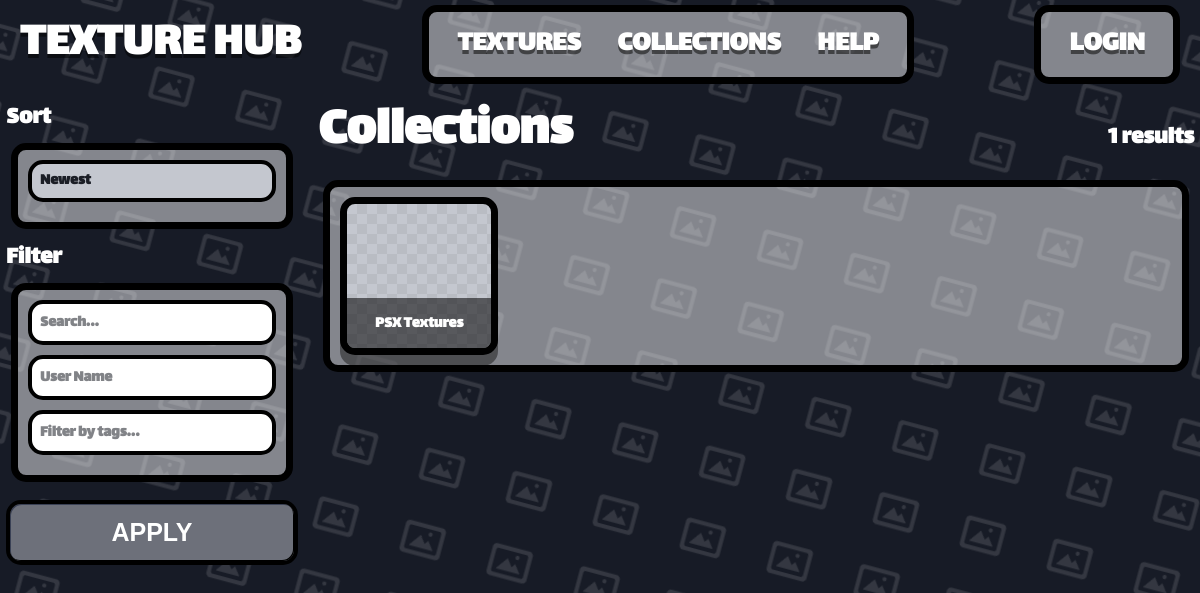
/1, run on an earlier commit of the app's database.
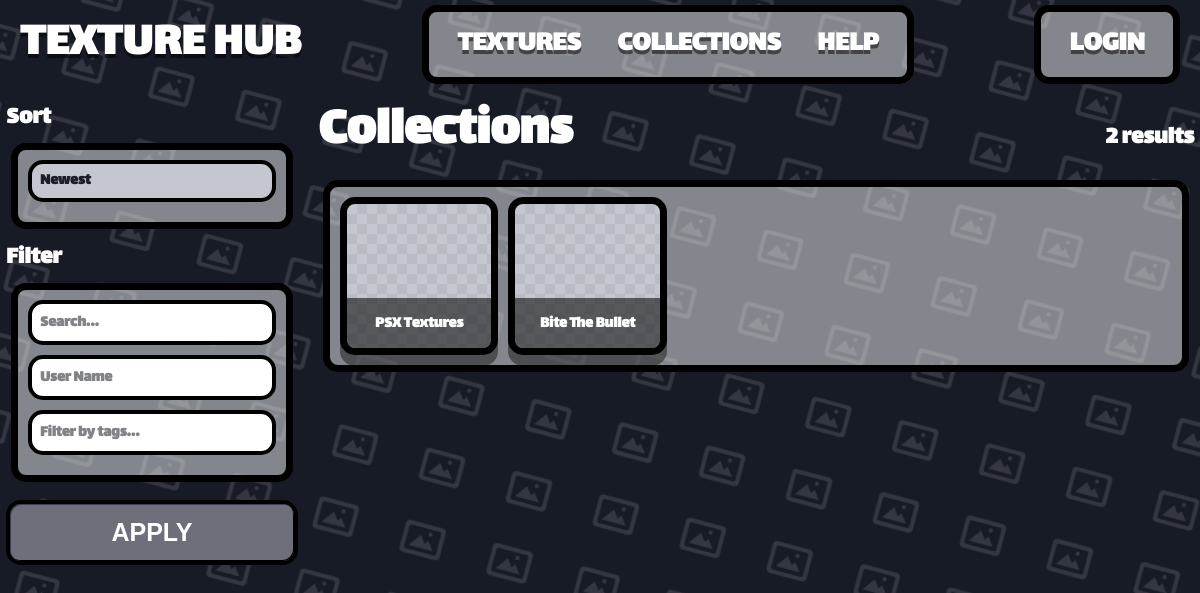
And on a later commit of the database.
### app.py (models this page shows)
class Collection(db.Model):
    __tablename__ = 'Collection'
    collection_id = db.Column(db.Integer, primary_key=True)
    collection_name = db.Column(db.String(80), unique=True, nullable=False)
    collection_user_id = db.Column(db.String(120), nullable=False)
    collection_rating = db.Column(db.Integer, default=0)

### app.py (the view)
@app.route('/<int:page>', methods=["POST", "GET"])
def home(page=0):
    if page == 0:
        page_items = Texture.query.all()
        name_field = 'texture_name'
        tags_field = 'texture_tags'
        owner_field = 'texture_user_id'
    elif page == 1:
        page_items = Collection.query.all()
        name_field = 'collection_name'
        tags_field = None
        owner_field = 'collection_user_id'
    else:
        page_items = []
        name_field = None
        tags_field = None
        owner_field = None
    search_query = ''
    tag_query = ''
    user_query = ''
    filtered_items = page_items
    if request.method == 'POST':
        search_query = request.form.get('search', '').strip()
        tag_query = request.form.get('tags', '').strip()
        user_query = request.form.get('user', '').strip()
    else:
        search_query = request.args.get('search', '').strip()
        tag_query = request.args.get('tags', '').strip()
        user_query = request.args.get('user', '').strip()
    if search_query and len(search_query) < 20:
        lower_search = search_query.lower()
        matched_by_name = [
            item for item in page_items
            if lower_search in (getattr(item, name_field, '') or '').lower()
        ]
    else:
        matched_by_name = page_items
    if user_query and owner_field and len(user_query) < 20:
        owner = User.query.filter_by(user_name=user_query).first()
        if owner:
            matched_by_user = [
                item for item in page_items
                if getattr(item, owner_field, None) == owner.user_id
            ]
        else:
            matched_by_user = []
    else:
        matched_by_user = page_items
    if tags_field and tag_query and len(tag_query) < 20:
        selected_tags = [
            tag.strip().lower()
            for tag in tag_query.split(',')
            if tag.strip()
        ]
        matched_by_tags = []
        for item in page_items:
            raw_tags = getattr(item, tags_field, '') or ''
            item_tag_list = [
                tag.strip().lower()
                for tag in raw_tags.split(',')
                if tag.strip()
            ]
            if any(tag in item_tag_list for tag in selected_tags):
                matched_by_tags.append(item)
    else:
        matched_by_tags = page_items
    filtered_items = [
        item for item in page_items
        if item in matched_by_name and item in matched_by_tags and item in matched_by_user
    ]
    return render_template(
        'home.html',
        user=get_current_user(),
        items=filtered_items,
        page=page,
        search_query=search_query,
        tag_query=tag_query,
        user_query=user_query
    )

### app.py (called while the page is built)
def get_current_user():
    user_id = session.get('user_id')
    if user_id is None:
        return None
    return User.query.get(user_id)

### templates/home.html (shortened to what this page needs)
{% extends "template.html" %}
{% block content %}
<div class="th-textures-layout">
    <aside class="th-sidebar">
        <form action="/{{ page }}" method="post">
            <label class="th-label" for="sort">Sort</label>
            <div class="container">
                <div class="th-filter-group">
                    <select class="th-input th-select" id="sort" name="sort">
                        <option value="newest">Newest</option>
                    </select>
                </div>
            </div>
            <label class="th-label" for="search">Filter</label>
            <div class="container">
                <div class="th-filter-group">
                    <input class="th-input" id="search" type="text" name="search" placeholder="Search..." value="{{ search_query }}">
                </div>
                <div class="th-filter-group">
                    <input class="th-input" id="user" type="text" name="user" placeholder="User Name" value="{{ user_query }}">
                </div>
                <div class="th-filter-group">
                    <input class="th-input" id="tags" type="text" name="tags" placeholder="Filter by tags..." value="{{ tag_query }}">
                </div>
            </div>
            <button class="th-btn th-btn-block" type="submit">Apply</button>
        </form>
    </aside>
    <section class="th-textures-main">
        <div class="th-textures-header">
            <h1>{% if page == 1 %}Collections{% else %}Textures{% endif %}</h1>
            <div class="th-results-count">{{ items|length }} results</div>
        </div>
        <div class="container">
            <div class="th-grid-scroll">
                <div class="th-texture-grid">
                    {% for item in items %}
                        {% if page == 0 %}
                            {% include "texture_template.html" %}
                        {% elif page == 1 %}
                            {% include "collection_template.html" %}
                        {% endif %}
                    {% endfor %}
                </div>
            </div>
        </div>
    </section>
</div>
{% endblock %}

### templates/collection_template.html
<a href="/collection/{{ item.collection_id }}" class="item">
    <div class="item-thumb"></div>
    <div class="item-name">{{ item.collection_name }}</div>
</a>

What changed in the data, as far as the page shows it:
added Collection: collection_name "Bite The Bullet"
Also different on the page:
{{ items|length }}: "1" → "2"
